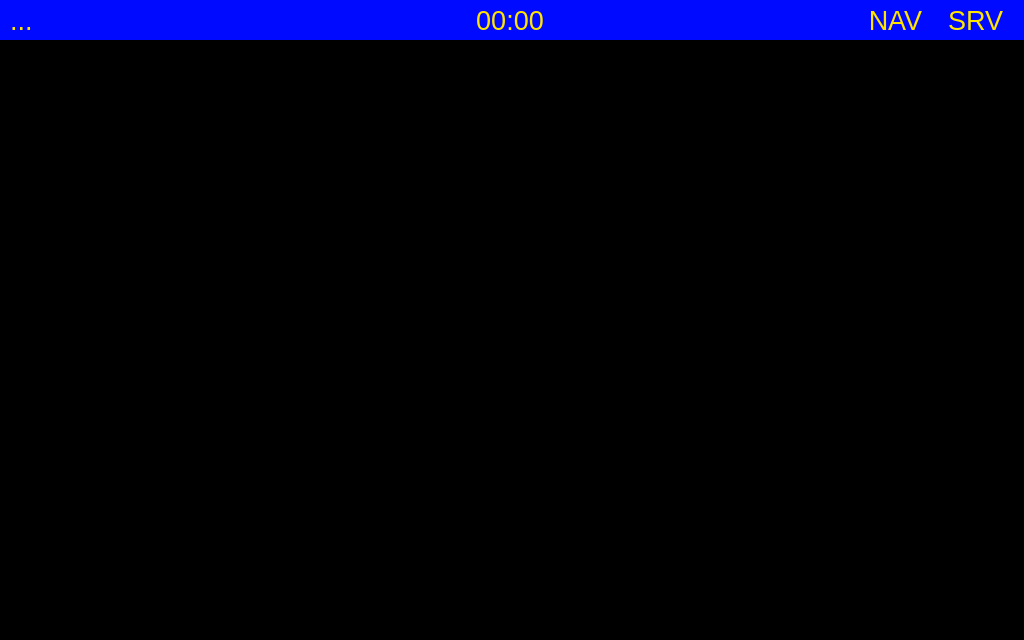
<?xml version="1.0" encoding="UTF-8"?>
<ui version="4.0">
 <class>host_window</class>
 <widget class="QMainWindow" name="host_window">
  <property name="geometry">
   <rect>
    <x>0</x>
    <y>0</y>
    <width>1024</width>
    <height>640</height>
   </rect>
  </property>
  <property name="windowTitle">
   <string>MainWindow</string>
  </property>
  <property name="styleSheet">
   <string notr="true">* {
	color: #ffe400;
}

#lbl_topBar {
	background-color: #000aff;
}

#sw_nav {
	background: #000000;
}

QDialog {
	background-color: #000000;
	border: 1px solid #ffe400;
}

QLabel {
	background-color: #00000000;
}

QPushButton {
	background: #000000;
	border-color: #ffe400;
    border-width: 2px;
    border-style: solid;
    border-radius: 8px;
}</string>
  </property>
  <widget class="QWidget" name="centralwidget">
   <widget class="QLabel" name="lbl_topBar">
    <property name="geometry">
     <rect>
      <x>0</x>
      <y>0</y>
      <width>1024</width>
      <height>40</height>
     </rect>
    </property>
    <property name="text">
     <string/>
    </property>
   </widget>
   <widget class="QLabel" name="lbl_indicatorGps">
    <property name="geometry">
     <rect>
      <x>860</x>
      <y>8</y>
      <width>71</width>
      <height>24</height>
     </rect>
    </property>
    <property name="font">
     <font>
      <pointsize>20</pointsize>
      <italic>false</italic>
      <bold>false</bold>
     </font>
    </property>
    <property name="text">
     <string>NAV</string>
    </property>
    <property name="alignment">
     <set>Qt::AlignCenter</set>
    </property>
   </widget>
   <widget class="QLabel" name="lbl_time">
    <property name="geometry">
     <rect>
      <x>430</x>
      <y>8</y>
      <width>160</width>
      <height>24</height>
     </rect>
    </property>
    <property name="font">
     <font>
      <pointsize>20</pointsize>
      <italic>false</italic>
      <bold>false</bold>
     </font>
    </property>
    <property name="text">
     <string>00:00</string>
    </property>
    <property name="alignment">
     <set>Qt::AlignCenter</set>
    </property>
   </widget>
   <widget class="QLabel" name="lbl_indicatorSrv">
    <property name="geometry">
     <rect>
      <x>940</x>
      <y>8</y>
      <width>71</width>
      <height>24</height>
     </rect>
    </property>
    <property name="font">
     <font>
      <pointsize>20</pointsize>
      <italic>false</italic>
      <bold>false</bold>
     </font>
    </property>
    <property name="text">
     <string>SRV</string>
    </property>
    <property name="alignment">
     <set>Qt::AlignCenter</set>
    </property>
   </widget>
   <widget class="QLabel" name="lbl_screenName">
    <property name="geometry">
     <rect>
      <x>10</x>
      <y>8</y>
      <width>331</width>
      <height>24</height>
     </rect>
    </property>
    <property name="font">
     <font>
      <pointsize>20</pointsize>
      <italic>false</italic>
      <bold>false</bold>
     </font>
    </property>
    <property name="text">
     <string>...</string>
    </property>
    <property name="alignment">
     <set>Qt::AlignLeading|Qt::AlignLeft|Qt::AlignVCenter</set>
    </property>
   </widget>
   <widget class="QStackedWidget" name="sw_nav">
    <property name="geometry">
     <rect>
      <x>0</x>
      <y>40</y>
      <width>1024</width>
      <height>600</height>
     </rect>
    </property>
   </widget>
  </widget>
 </widget>
 <resources/>
 <connections/>
</ui>
